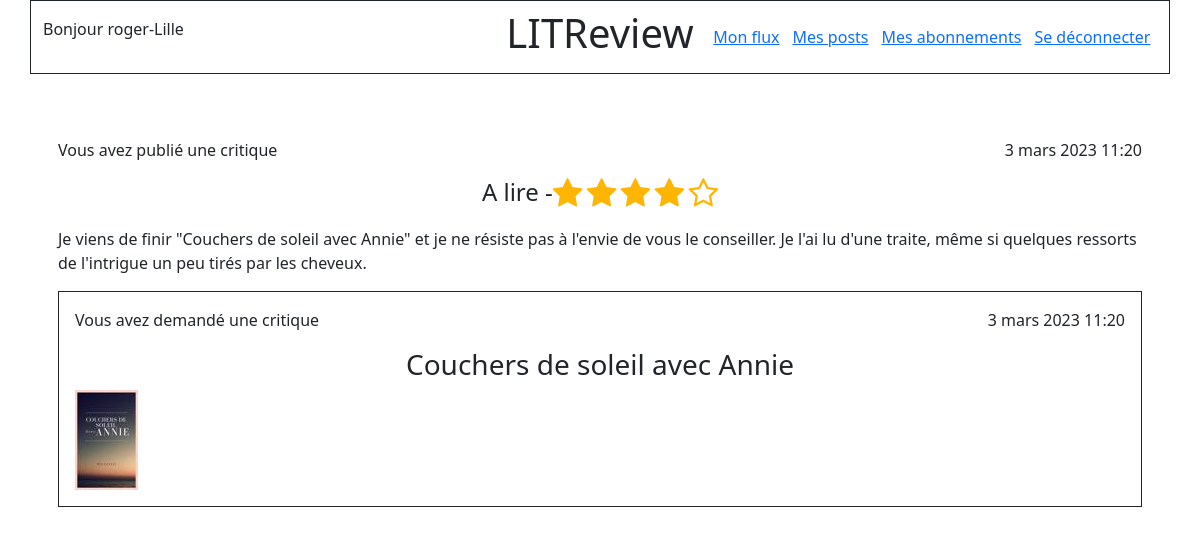
/reviews/8/display (signed in), run on the app's committed database.
### authentication/models.py (models this page shows)
class User(AbstractUser):
    SUBSCRIBER = "Membre"
    followed_members = models.ManyToManyField(
        settings.AUTH_USER_MODEL,
        through="UserFollows",
        related_name="followed"
    )

### feed/models.py (models this page shows, shortened)
class Review(models.Model):
    objects = models.Manager()
    ticket = models.OneToOneField(
        Ticket,
        on_delete=models.CASCADE,
        related_name='ticket_review',
        primary_key=False
    )
    rating = models.PositiveSmallIntegerField(
       validators=[MinValueValidator(0), MaxValueValidator(5)]
    )
    user = models.ForeignKey(
        settings.AUTH_USER_MODEL,
        on_delete=models.CASCADE
    )
    headline = models.CharField(max_length=128)
    body = models.TextField(max_length=8192, blank=True)
    time_created = models.DateTimeField(auto_now_add=True)

class Ticket(models.Model):
    objects = models.Manager()
    title = models.CharField(max_length=128)
    description = models.TextField(max_length=2048, blank=True)
    user = models.ForeignKey(
        to=settings.AUTH_USER_MODEL,
        on_delete=models.CASCADE
    )
    image = models.ImageField(null=True, blank=True)
    time_created = models.DateTimeField(auto_now_add=True)
    IMAGE_MAX_SIZE = (100, 100)

### feed/views.py (the view)
# urls.py: path('reviews/<int:review_id>/display', views.display_review,
@login_required
def display_review(request, review_id):
    review = Review.objects.get(id=review_id)
    return render(request, 'feed/review_display.html', {'review': review})

### feed/templatetags/feed_extras.py (called while the page is built)
@register.simple_tag(takes_context=True)
def get_user_display(context, user):
    if user == context['user']:
        return "Vous avez"
    return f"{user.username} a"

### feed/templates/feed/review_display.html
{% extends "base.html" %}
{% block content %}
    {% include 'feed/review_detail.html' with review=review %}
{% endblock content %}

### templates/base.html (shortened to what this page needs)
{% load static %}
<!DOCTYPE html>
<html lang="en" xmlns="http://www.w3.org/1999/html">
<head>
    <link href="https://cdn.jsdelivr.net/npm/bootstrap@5.1.3/dist/css/bootstrap.min.css" rel="stylesheet">
    <link rel="stylesheet" href="https://cdnjs.cloudflare.com/ajax/libs/font-awesome/4.7.0/css/font-awesome.min.css">
    <link rel="stylesheet" href="{% static 'feed/rating_style.css' %}"/>
</head>
<body>
    <header>
        <nav class="bg_light">
            <div class="container">
                <div class="row border border-dark py-2">
                    <div class="col-5 d-flex align-items-center">
                        {% if user.is_authenticated %}
                            <p>Bonjour {{ user.username }}</p>
                        {% endif %}
                    </div>
                    <div class="col-2 d-flex justify-content-center">
                        <h1>LITReview</h1>
                    </div>
                    <div
                            class="col-5 d-flex justify-content-around align-items-center">
                        {% if user.is_authenticated %}
                            <a href="{% url 'feed:my-flow' %}">Mon flux</a>
                            <a href="{% url 'feed:my-posts' %}">Mes posts</a>
                            <a href="{% url 'authentication:follows' %}">Mes abonnements</a>
                            <a href="{% url 'authentication:logout' %}">Se déconnecter</a>
                        {% endif %}
                    </div>
                </div>
            </div>
        </nav>
    </header>
    <section class="container my-5">
    {% block content %}
    {% endblock content %}
    </section>
</body>
</html>

### feed/templates/feed/review_detail.html
{% load feed_extras %}
{% block content %}
    <div class="p-3">
        <div class="row">
            <div class="col text-start">
                <p>{% get_user_display user=review.user %} publié une critique</p>
            </div>
            <div class="col text-end">
                <p>{{ review.time_created }}</p>
            </div>
        </div>
    <div class="d-flex justify-content-center">
        <h4>
            {{ review.headline }} -
        </h4>
        <div class="rating-star mb-3">
                <i class="fa fa-2x fa-star{% if review.rating < 1 %}-o{% endif %}"
                   aria-hidden="true"></i>
                <i class="fa fa-2x fa-star{% if review.rating < 2 %}-o{% endif %}"
                   aria-hidden="true"></i>
                <i class="fa fa-2x fa-star{% if review.rating < 3 %}-o{% endif %}"
                   aria-hidden="true"></i>
                <i class="fa fa-2x fa-star{% if review.rating < 4 %}-o{% endif %}"
                   aria-hidden="true"></i>
                <i class="fa fa-2x fa-star{% if review.rating < 5 %}-o{% endif %}"
                   aria-hidden="true"></i>
        </div>
    </div>
            <p>{{ review.body }}</p>
            <div class="border border-dark">
                {% include 'feed/ticket_detail.html' with ticket=review.ticket %}
            </div>
    </div>
{% endblock content %}

### feed/templates/feed/ticket_detail.html (shortened to what this page needs)
{% load feed_extras %}
<div class="p-3">
    <div class="row">
        <div class="col text-start">
            <p>{% get_user_display user=ticket.user %} demandé une critique</p>
        </div>
        <div class="col text-end">
            <p>{{ ticket.time_created }}</p>
        </div>
    </div>
    <h3 class="text-center">{{ ticket.title }}</h3>
    <div class="row">
        <div class="col-1 d-flex align-items-center">
            {% if ticket.image %}
            <img src="{{ ticket.image.url }}">
        {% endif %}
        </div>
        <div class="col-11 ps-5 d-flex align-items-center">
        </div>
    </div>
</div>

### feed/static/feed/rating_style.css (style rules this page uses)
.rating-star { color: #ffb503; }

### data on the page
User: username "roger-Lille"
Review: user "Vous avez", time_created "3 mars 2023 11:20", headline "A lire", body "Je viens de finir \"Couchers de soleil avec Annie\" et je ne résiste pas à l'envie de vous le conseiller. Je l'ai lu d'une traite, même si quelques ressorts de l'intrigue un peu tirés par les cheveux."
Ticket: user "Vous avez", time_created "3 mars 2023 11:20", title "Couchers de soleil avec Annie", image (picture)
